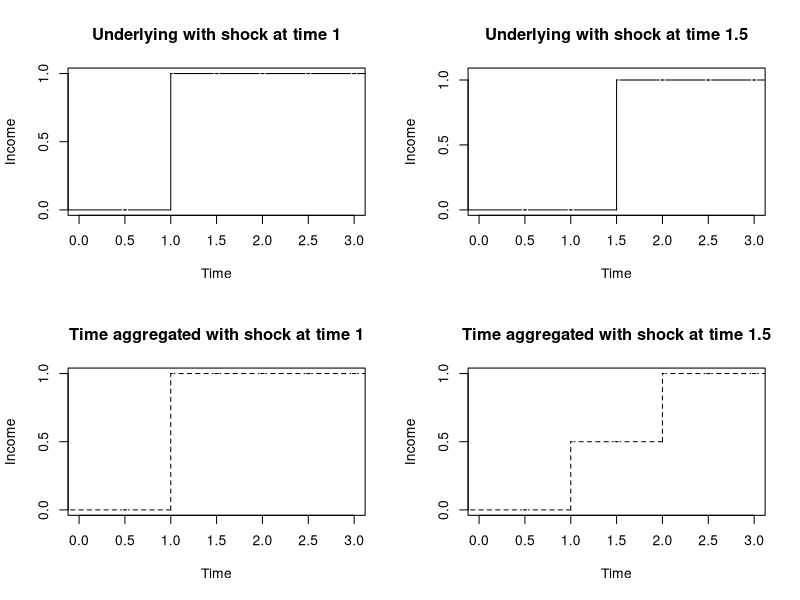
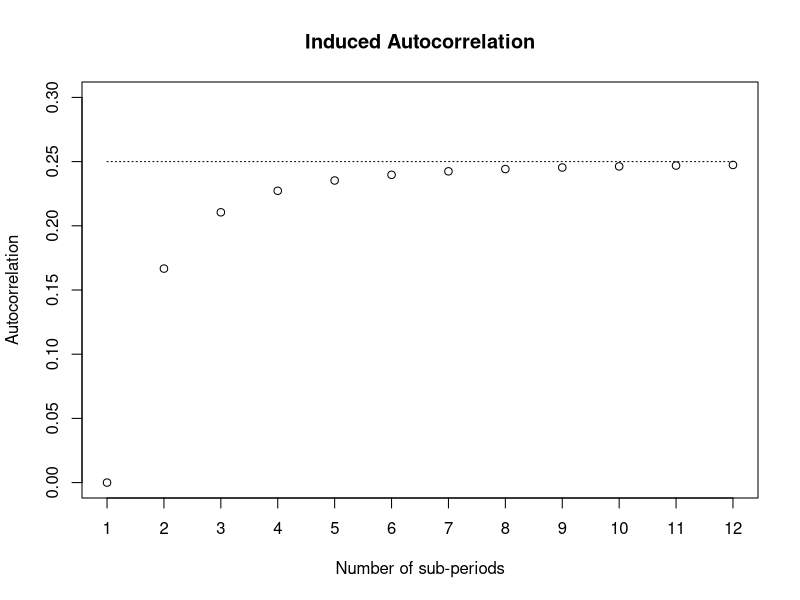

Write R code to recreate these figures, in order.
#########################################################################################
# Draw a time aggregated random walk (4 subperiods)
library(ggplot2)
library(gridExtra)

figures_dir = "C:/Users/edmun/OneDrive/Documents/Research/BPP_PSID_TimeAgg/Code/Figures/"

N_sub =2
N_period =3
N_subperiods =N_sub*N_period
time = (1:(N_subperiods))/N_sub
#shocks = rnorm(N_subperiods,0,1)
shocks = c(0,0,1,0,0,0)
underlying = cumsum(shocks)
time_agg = underlying*0.0
for (T in 1:N_period){
  t = (T-1)*N_sub+1
  time_agg[t:(t+N_sub-1)]=mean(underlying[t:(t+N_sub-1)])
}



time_agg_func=stepfun(time[1:(N_subperiods-1)], time_agg)
underlying_func=stepfun(time[1:(N_subperiods-1)], underlying)

dev.new()
par(mfcol=c(2,2))
plot(underlying_func, time, xlim= c(0,N_period),ylim=c(0,1),col="black",lty="solid", col.points=FALSE, verticals=TRUE,xlab="Time",ylab="Income",main="Underlying with shock at time 1",yaxt = "n")
axis(side = 2, at = c(0.0,0.5,1.0))
plot(time_agg_func, time, xlim= c(0,N_period),ylim=c(0,1),col="black",lty="dashed", col.points=FALSE, verticals=TRUE,xlab="Time",ylab="Income",main="Time aggregated with shock at time 1",yaxt = "n")
axis(side = 2, at = c(0.0,0.5,1.0))

shocks = c(0,0,0,1,0,0)
underlying = cumsum(shocks)
time_agg = underlying*0.0
for (T in 1:N_period){
  t = (T-1)*N_sub+1
  time_agg[t:(t+N_sub-1)]=mean(underlying[t:(t+N_sub-1)])
}

time_agg_func=stepfun(time[1:(N_subperiods-1)], time_agg)
underlying_func=stepfun(time[1:(N_subperiods-1)], underlying)


plot(underlying_func, time, xlim= c(0,N_period),ylim=c(0,1.05),col="black",lty="solid", col.points=FALSE, verticals=TRUE,xlab="Time",ylab="Income",main="Underlying with shock at time 1.5",yaxt = "n")
axis(side = 2, at = c(0.0,0.5,1.0))
plot(time_agg_func, time, xlim= c(0,N_period),ylim=c(0,1),col="black",lty="dashed", col.points=FALSE, verticals=TRUE,xlab="Time",ylab="Income",main="Time aggregated with shock at time 1.5",yaxt = "n")
axis(side = 2, at = c(0.0,0.5,1.0))
dev.copy(png, paste(figures_dir, "TimeAggExample.png",sep=""))
dev.off()
#########################################################################################

#########################################################################################
# Now plot the autocorrelation of N-subperiod example and show how quickly it converges to 1/4
max_subperiods = 12
Num_subperiods = 1:max_subperiods
autocorr = (Num_subperiods**2-1)/(2*(2*Num_subperiods**2 +1 ))

dev.new()
par(mfcol=c(1,1))
plot(Num_subperiods,autocorr,ylim = c(0,0.3),xlab="Number of sub-periods",ylab="Autocorrelation",main="Induced Autocorrelation",yaxt = "n",xaxt = "n")
axis(side = 2, at = c(0.0,0.05,0.1,0.15,0.2,0.25,0.3))
axis(side = 1, at = 1:max_subperiods)
constant = Num_subperiods*0+0.25
lines(Num_subperiods,constant,lty="dotted")
dev.copy(png, paste(figures_dir, "InducedAutocorrelation.png",sep=""))
dev.off()

